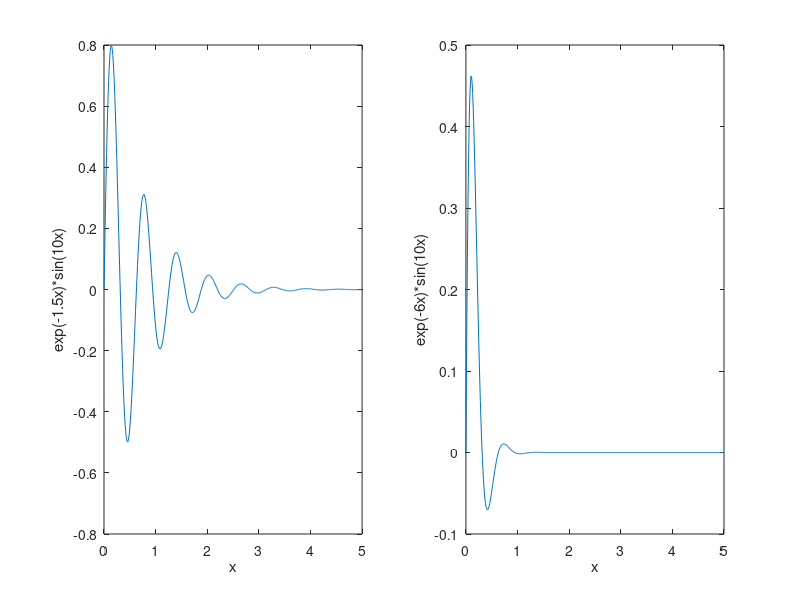

Here is the MATLAB script that generated this plot:
x = 0:0.01:5;
y = exp(-1.5*x).*sin(10*x);
subplot(1,2,1)
plot(x,y), xlabel('x'), ylabel('exp(-1.5x)*sin(10x)')
y = exp(-6*x).*sin(10*x);
subplot(1,2,2)
plot(x,y),xlabel('x'), ylabel('exp(-6x)*sin(10x)')